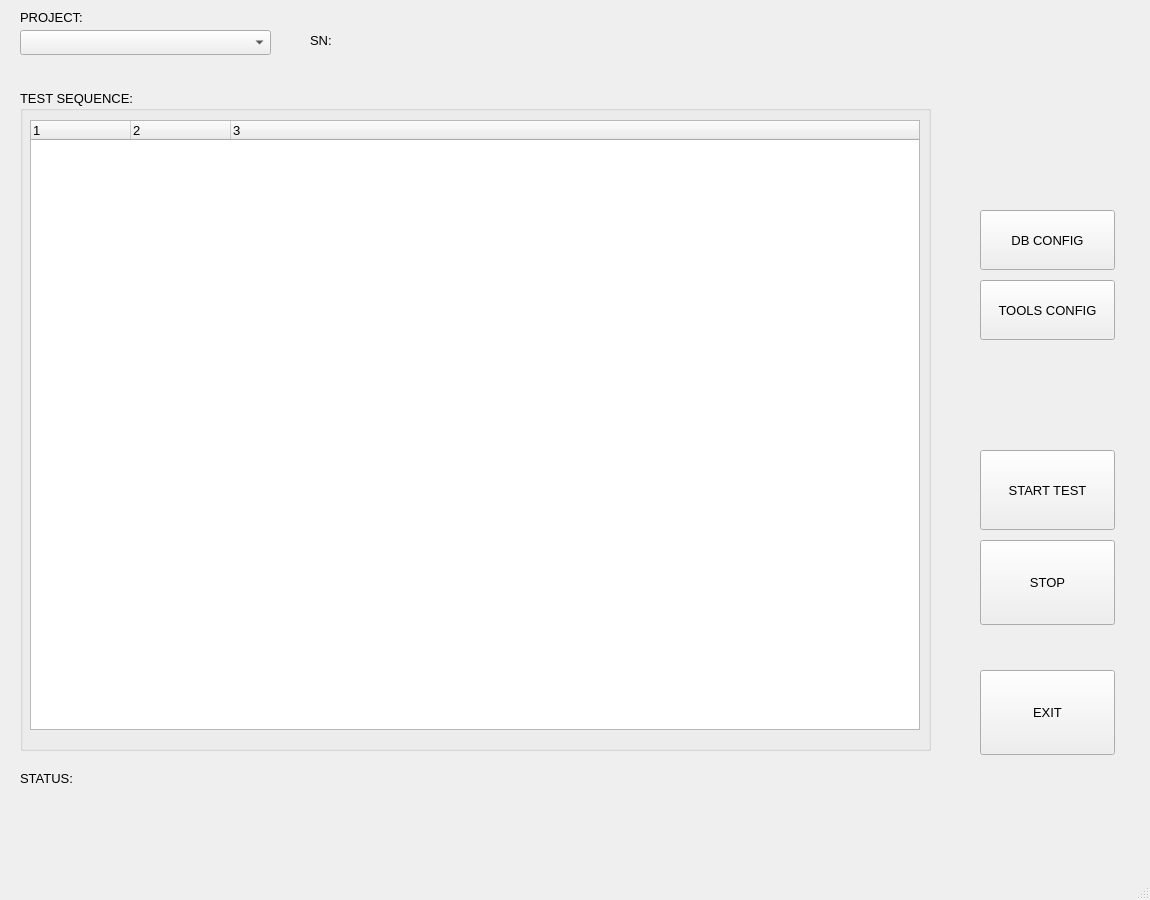
<?xml version="1.0" encoding="UTF-8"?>
<ui version="4.0">
 <author>Alexey Ts.</author>
 <class>MainWindow</class>
 <widget class="QMainWindow" name="MainWindow">
  <property name="enabled">
   <bool>true</bool>
  </property>
  <property name="geometry">
   <rect>
    <x>0</x>
    <y>0</y>
    <width>1150</width>
    <height>900</height>
   </rect>
  </property>
  <property name="font">
   <font>
    <pointsize>10</pointsize>
   </font>
  </property>
  <property name="windowTitle">
   <string>LS BB ATE SW ver 1.0</string>
  </property>
  <widget class="QWidget" name="centralwidget">
   <widget class="QComboBox" name="comboBox">
    <property name="geometry">
     <rect>
      <x>20</x>
      <y>30</y>
      <width>251</width>
      <height>25</height>
     </rect>
    </property>
   </widget>
   <widget class="QGroupBox" name="groupBox">
    <property name="geometry">
     <rect>
      <x>20</x>
      <y>90</y>
      <width>911</width>
      <height>661</height>
     </rect>
    </property>
    <property name="title">
     <string>TEST SEQUENCE:</string>
    </property>
    <widget class="QTreeWidget" name="treeWidget">
     <property name="geometry">
      <rect>
       <x>10</x>
       <y>30</y>
       <width>890</width>
       <height>610</height>
      </rect>
     </property>
     <property name="animated">
      <bool>false</bool>
     </property>
     <property name="columnCount">
      <number>3</number>
     </property>
     <column>
      <property name="text">
       <string notr="true">1</string>
      </property>
     </column>
     <column>
      <property name="text">
       <string notr="true">2</string>
      </property>
     </column>
     <column>
      <property name="text">
       <string notr="true">3</string>
      </property>
     </column>
    </widget>
   </widget>
   <widget class="QLabel" name="label4">
    <property name="geometry">
     <rect>
      <x>310</x>
      <y>30</y>
      <width>180</width>
      <height>20</height>
     </rect>
    </property>
    <property name="text">
     <string>SN:</string>
    </property>
   </widget>
   <widget class="QLabel" name="label">
    <property name="geometry">
     <rect>
      <x>20</x>
      <y>770</y>
      <width>201</width>
      <height>16</height>
     </rect>
    </property>
    <property name="text">
     <string>STATUS:</string>
    </property>
   </widget>
   <widget class="QPushButton" name="DB_Button">
    <property name="geometry">
     <rect>
      <x>980</x>
      <y>210</y>
      <width>135</width>
      <height>60</height>
     </rect>
    </property>
    <property name="text">
     <string>DB CONFIG</string>
    </property>
   </widget>
   <widget class="QPushButton" name="Tools_Button">
    <property name="geometry">
     <rect>
      <x>980</x>
      <y>280</y>
      <width>135</width>
      <height>60</height>
     </rect>
    </property>
    <property name="text">
     <string>TOOLS CONFIG</string>
    </property>
   </widget>
   <widget class="QPushButton" name="Start_Test">
    <property name="geometry">
     <rect>
      <x>980</x>
      <y>450</y>
      <width>135</width>
      <height>80</height>
     </rect>
    </property>
    <property name="text">
     <string>START TEST</string>
    </property>
   </widget>
   <widget class="QPushButton" name="Exit_Button">
    <property name="geometry">
     <rect>
      <x>980</x>
      <y>670</y>
      <width>135</width>
      <height>85</height>
     </rect>
    </property>
    <property name="text">
     <string>EXIT</string>
    </property>
   </widget>
   <widget class="QLabel" name="label_2">
    <property name="geometry">
     <rect>
      <x>20</x>
      <y>10</y>
      <width>100</width>
      <height>15</height>
     </rect>
    </property>
    <property name="text">
     <string>PROJECT:</string>
    </property>
   </widget>
   <widget class="QPushButton" name="Stop_Test">
    <property name="geometry">
     <rect>
      <x>980</x>
      <y>540</y>
      <width>135</width>
      <height>85</height>
     </rect>
    </property>
    <property name="text">
     <string>STOP</string>
    </property>
   </widget>
  </widget>
  <widget class="QStatusBar" name="statusbar"/>
 </widget>
 <resources/>
 <connections/>
</ui>
